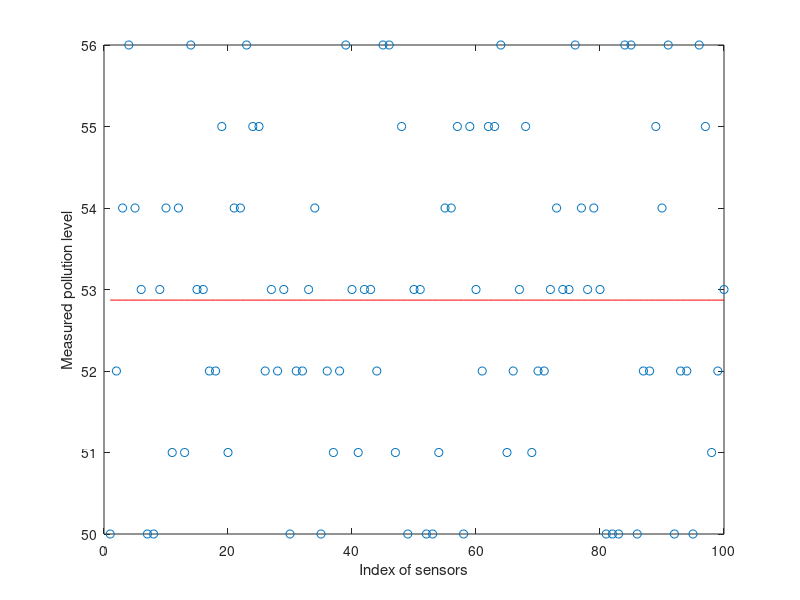
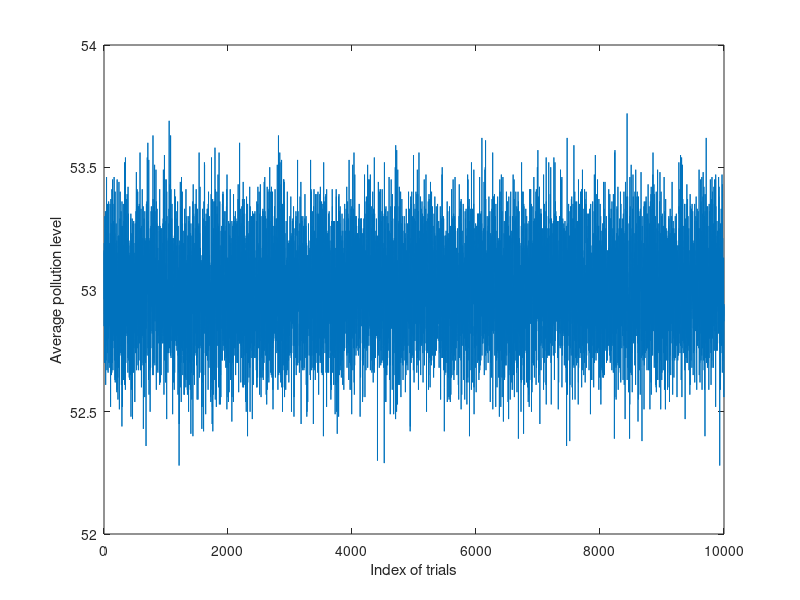
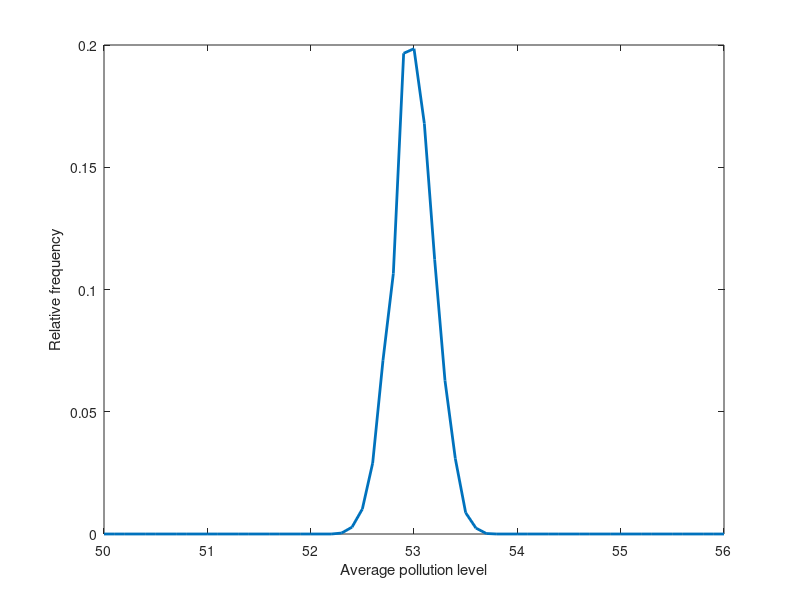

These figures' MATLAB source, in order:
clear
close all

N_Sensors = 100;                % number of sensors in each trial
N_Trials = 10000;               % number of trials
range = [50 56];                % range of measured pollution level 
hist_range = [50:.1:56];        % range of histogram plot

for iloop = 1:N_Trials
    score = randi(range, N_Sensors, 1);
    score_ave(iloop) = sum(score)/N_Sensors;
end

hist_result = hist(score_ave, hist_range);

figure(1)
plot(score,'o')
hold on
plot(score_ave(end)*ones(N_Sensors,1),'r');
xlabel('Index of sensors'); ylabel('Measured pollution level')

figure(2)
plot(score_ave)
xlabel('Index of trials');ylabel('Average pollution level')

figure(3)
plot(hist_range, hist_result/N_Trials,'-','LineWidth',2)
xlim(range)
xlabel('Average pollution level'); ylabel('Relative frequency')
